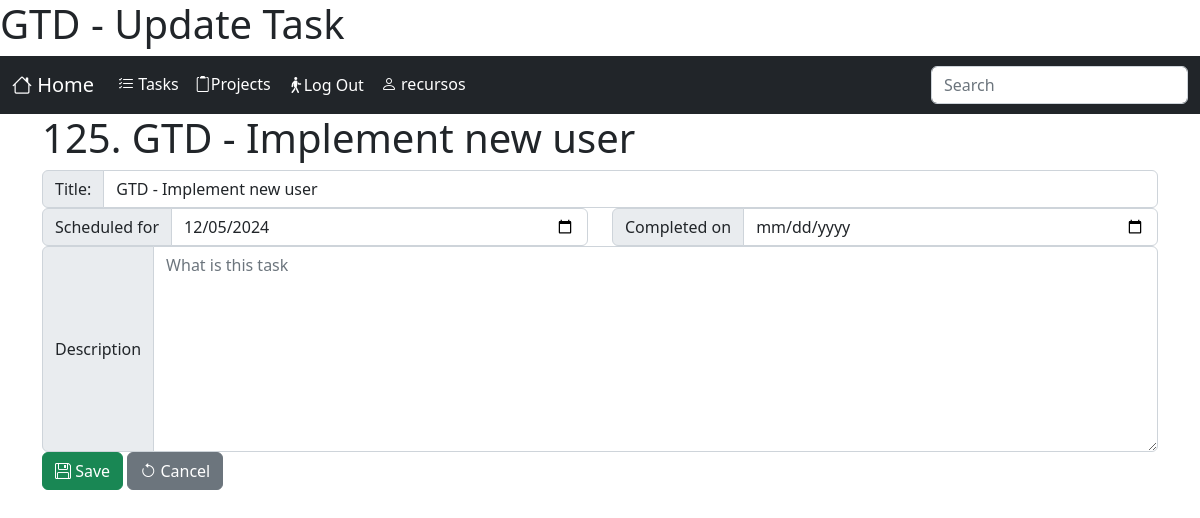
The page /tasks/task/125/update/?next=/tasks/display_tasks/ (signed in) on the database as committed earlier.
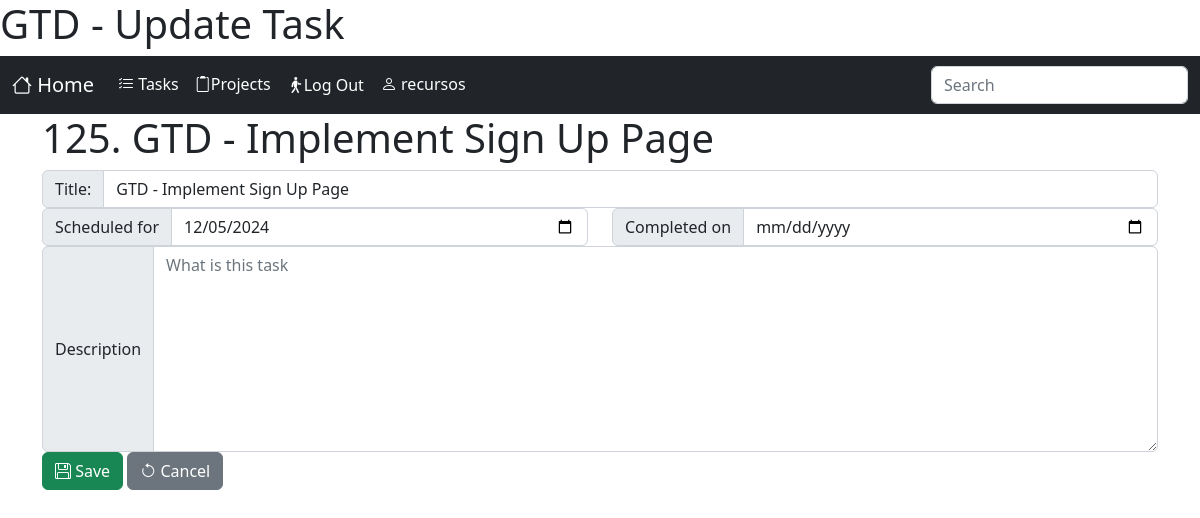
The same page on the database as committed later.
### tasks/models.py (models this page shows, shortened)
class Task(models.Model):
    TYPE_CHOICES = {
        'ST': 'Stuff',
        'TK': 'Task',
        'PJ': 'Project',
        'RF': 'Reference',
    }
    user = models.ForeignKey(settings.AUTH_USER_MODEL, verbose_name='User', on_delete=models.CASCADE)
    type = models.CharField('Type', max_length=2, choices=TYPE_CHOICES, default='TK')
    title = models.CharField("Title", max_length=160)
    description = models.TextField("description", blank=True, null=True)
    dt_scheduled = models.DateTimeField("Scheduled for", blank=True, null=True, default=defautlSchedule)
    dt_completed = models.DateTimeField("Completed on", blank=True, null=True)
    dt_canceled  = models.DateTimeField("Completed on", blank=True, null=True)
    created = models.DateTimeField('Created', auto_now_add=True, null=True)
    modified = models.DateTimeField('Modified', auto_now=True, null=True)
    class Meta:
        verbose_name = 'Task'
        verbose_name_plural = 'Tasks'
        ordering = ['user', 'dt_completed','dt_scheduled']

### tasks/views.py (the view, shortened to what this page needs)
# urls.py: path('task/<int:pk>/update/', TaskUpdateView.as_view(), name='update_task'),
class TaskUpdateView(LoginRequiredMixin, UpdateView):
    template_name = 'tasks/update_task.html'
    model = Task
    fields = ['title', 'description', 'dt_scheduled', 'dt_completed']
    def get_object(self, queryset=None):
        obj = super().get_object(queryset)
        if obj.user != self.request.user:
            raise PermissionDenied("You has no permission to edit this Task.")
        return obj

### tasks/templates/tasks/update_task.html (shortened to what this page needs)
{% extends 'core.html' %}
{% load static %}
{% block content %}
<h1>{{object.pk}}. {{object.title}}</h1>
<form class="" method="post" action="{% url 'tasks:update_task' object.pk %}">
    <fieldset>
      <div class="row form-group{% if form.title.errors %} has-error {% endif %}">
        <div class="input-group">
            <label for="id_title" class="input-group-text">Title:</label><input type="text" class="form-control" name="title" id="id_title" placeholder="Insert a task and press <ENTER>" value="{{object.title}}">
        </div>
      </div>
      <div class="row">
          <div class="col-6 form-group{% if form.dt_scheduled.errors %} has-error {% endif %}">
            <div class="input-group">
                <label for="id_dt_scheduled" class="input-group-text">Scheduled for</label><input type="date" class="form-control" name="dt_scheduled" id="id_dt_scheduled" value="{{object.dt_scheduled|date:'Y-m-d'|default:''}}" placeholder="Date">
            </div>
          </div>
          <div class="col-6 form-group{% if form.dt_completed.errors %} has-error {% endif %}">
            <div class="input-group">
                <label for="id_dt_completed" class="input-group-text">Completed on</label><input type="date" class="form-control" name="dt_completed" id="id_dt_completed" value="{{object.dt_completed|date:'Y-m-d'|default:''}}" placeholder="Date">
            </div>
          </div>
      </div>
      <div class="row form-group{% if form.description.errors %} has-error {% endif %}">
        <div class="col input-group">
            <label class="input-group-text" for="id_description">Description</label>
            <textarea class="form-control" placeholder="What is this task" id="id_description" name="description" rows="8">{{object.description|default:''}}</textarea>
        </div>
      </div>
      <div class="row">
          <div class="col">
              <button class="btn btn-success" type="submit"><i class="bi bi-floppy"></i> Save</button>
              <button class="btn btn-secondary" type="reset"><i class="bi bi-arrow-counterclockwise"></i> Cancel</button>
          </div>
      </div>
    </fieldset>
</form>
{%endblock%}

### core/templates/core.html (shortened to what this page needs)
<!DOCTYPE html>
<html lang="en">
<head>
    <link href="https://cdn.jsdelivr.net/npm/bootstrap@5.2.3/dist/css/bootstrap.min.css" rel="stylesheet">
    <link rel="stylesheet" href="https://cdn.jsdelivr.net/npm/bootstrap-icons@1.11.3/font/bootstrap-icons.min.css">
</head>
<body>
  <header>
      <h1>
      </h1>
  </header>
  <nav class="navbar navbar-expand-sm navbar-dark bg-dark">
    <div class="container-fluid">
        <a class="navbar-brand" href="{% url 'index' %}"><i class="bi bi-house"></i> Home</a>
        <div class="collapse navbar-collapse" id="navbarSupportedContent">
            <ul class="navbar-nav me-auto mb-2 mb-lg-0">
                {% block nav %}
                    <li class="nav-item">
                      <a class="nav-link active" aria-current="page" href="{% url 'tasks:index' %}"><i class="bi bi-list-check"></i> Tasks</a>
                    </li>
                    <li class="nav-item">
                        <a class="nav-link active" aria-current="page" href="{% url 'tasks:index' %}"><i class="bi bi-clipboard2"></i>Projects</a>
                    </li>
                {% endblock %}
                {% if user.is_authenticated %}
                    <li class="nav-item">
                        <form action="{% url 'logout' %}" method="post">{% csrf_token %}<button type="submit" class="nav-link active btn btn-link" aria-current="page"><i class="bi bi-person-walking"></i>Log Out</button></form>
                    </li>
                    <li class="nav-item">
                      <a class="nav-link active" aria-current="page" href="#"><i class="bi bi-person"></i> {{ user.username }}</a>
                    </li>
                {% endif %}
            </ul>
            <form role="search">
                <input class="form-control" type="search" placeholder="Search" aria-label="Search">
            </form>
        </div>
    </div>
  </nav>
  <main class="container">
    {% block content %}{% endblock %}
  </main>
</body>
</html>

Rows that differ between the two databases and show on the page:
changed Task id 125: title "GTD - Implement new user" → "GTD - Implement Sign Up Page"
